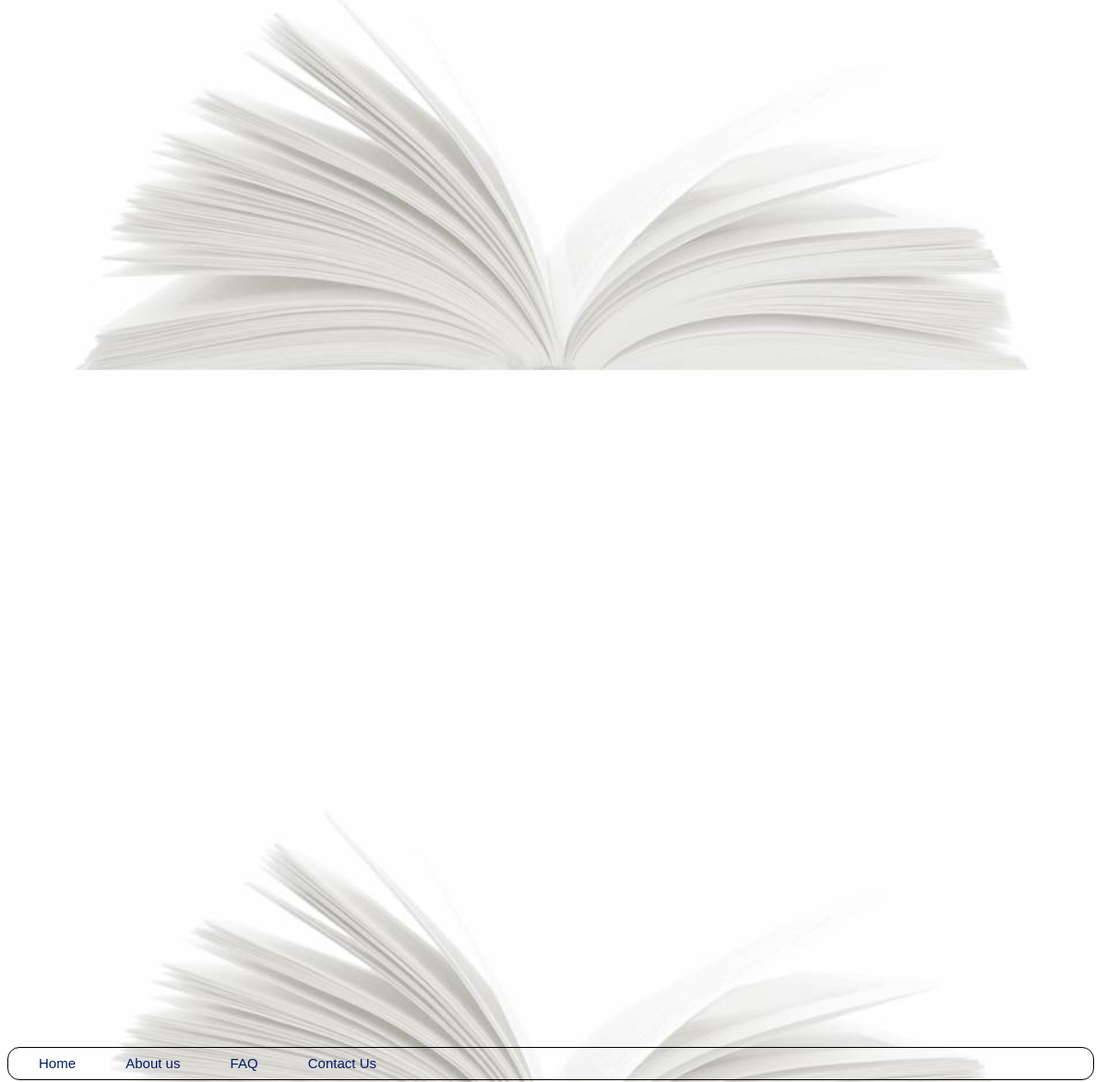
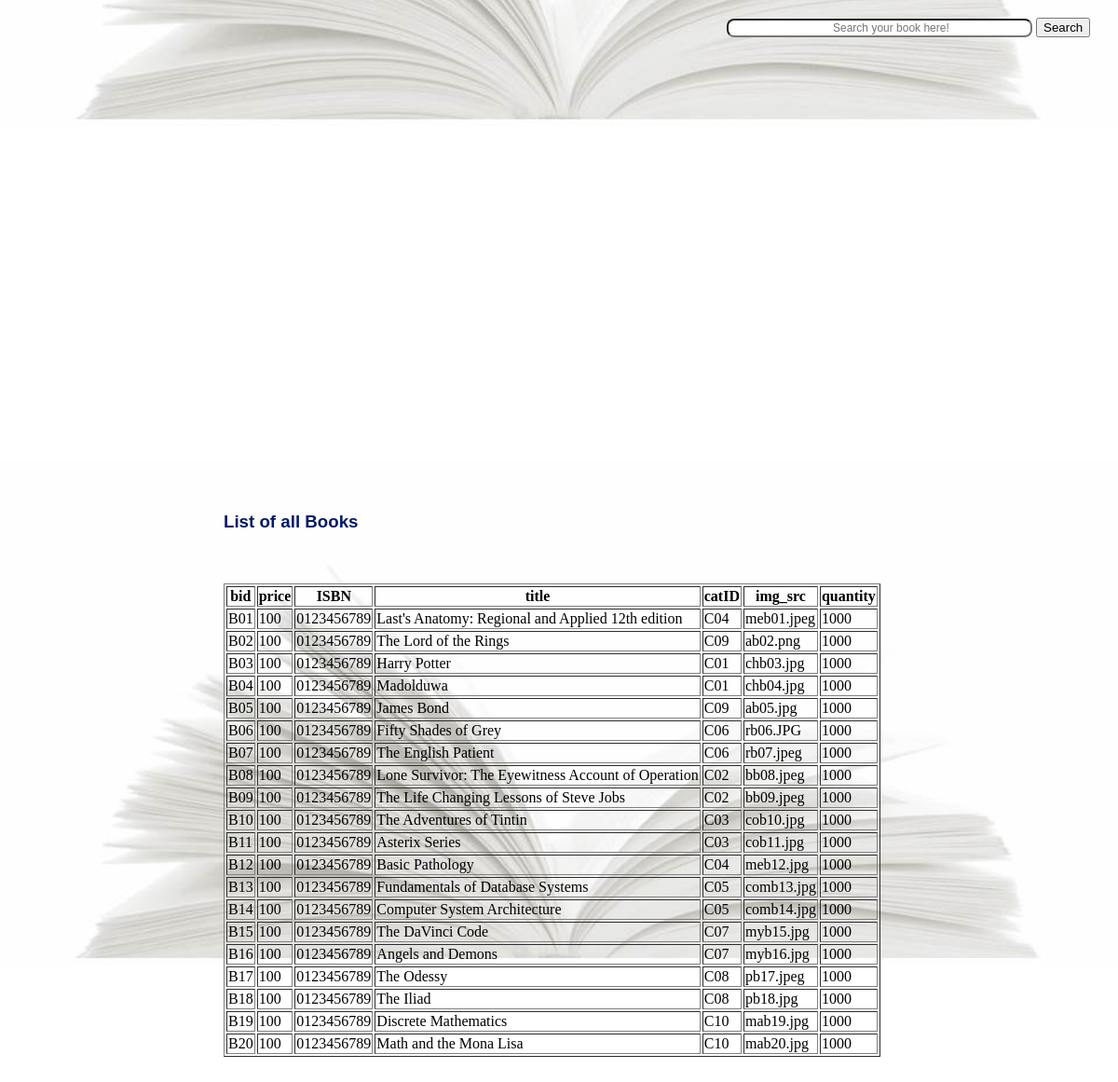
The app's page /BBB.com/view_products.php (signed in) with its own data (2 pictures, top to bottom).
### tables this page shows
CREATE TABLE IF NOT EXISTS `BOOK` (
  `bid` char(3) NOT NULL,
  `price` double DEFAULT NULL,
  `ISBN` char(10) DEFAULT NULL,
  `title` varchar(50) DEFAULT NULL,
  `catID` char(3) DEFAULT NULL,
  `img_src` varchar(200) DEFAULT NULL,
  `quantity` int(11) DEFAULT NULL
);

### BBB.com/view_products.php (the view, shortened to what this page needs)
<!DOCTYPE html>
<html lang="en">
	<head>
		<link rel="stylesheet" type="text/css" href="css/style.css">
	</head>
	<body>
		<div class="navigationBar1">
			<nav class="navBar1">
			<a class="link1" href="home.php">Home  </a>
			<a class="link1" href="about_us.php">About us </a>
			<a class="link1" href="FAQ.php">FAQ </a>
			<a class="link1" href="Contact-us2.php">Contact Us</a>
			</nav>
		</div>
		<div>
			<form id="Searchform" method="post" action="searchbar.php">
				<input type="text" name = "searchtext" class="searchText" placeholder="			         Search your book here!">
				<input type="submit" class="searchButton" value="Search">
			</form>
		</div>
		<div class="content">
			<h3>List of all Books </h3><br /><br />
			<?php
				$sql8 = "SELECT * FROM BOOK";
				$sql_result8 = mysql_query($sql8) OR die(mysql_error());
				if($sql_result8)
				{
					echo
					"<table border = 1>
						<tr>
							  <th>bid</th> <th>price</th> <th>ISBN</th>	<th>title</th> <th>catID</th> <th>img_src</th> <th>quantity</th>
						</tr>";
					while ($row = mysql_fetch_array($sql_result8))
					{
						echo "<tr>";
						echo "<td>" .$row[bid] . "</td>";
						echo "<td>" .$row[price]. "</td>";
						echo "<td>" .$row[ISBN]. "</td>";
						echo "<td>" .$row[title]. "</td>";
						echo "<td>" .$row[catID]. "</td>";
						echo "<td>" .$row[img_src]. "</td>";
						echo "<td>" .$row[quantity]. "</td>";
						echo "</tr>";
					}
					echo "</table>";
				}
			?>
					<br /><br /><br /><br /><br /><br /><br /><br />
		</div>
	</body>
</html>

### BBB.com/css/style.css (style rules this page uses)
body { background-image:url("../images/book.jpg"); background-attachment: fixed; background-size:100%; background-position: center; }
.navigationBar1 { border:solid 1px black; border-radius:13px; width: 98%; position: absolute; top: 20%; }
nav.navBar1 { padding: 8px; }
a.link1:link { color:#001A66; font-family:sans-serif; font-size:15px; text-align:center; text-decoration:none; padding:25px; }
.searchText { width:320px ; border-radius:8px; font-family: sans-serif; font-size: 12px; }
#Searchform { position: absolute; left : 65%; top: 21%; }
a { font-family:sans-serif; color:#001A66; }
h1,h2,h3,h4 { font-family:sans-serif; color:#001A66; }

### BBB.com/view_products.php (style rules this page uses)
div.content { position: absolute; top: 30%; left: 20%; width: 80%; }

### records on screen
book: bid "B01", price "100", ISBN "0123456789", title "Last's Anatomy: Regional and Applied 12th edition", catID "C04", img_src "meb01.jpeg", quantity "1000"
book: bid "B02", price "100", ISBN "0123456789", title "The Lord of the Rings", catID "C09", img_src "ab02.png", quantity "1000"
book: bid "B03", price "100", ISBN "0123456789", title "Harry Potter", catID "C01", img_src "chb03.jpg", quantity "1000"
book: bid "B04", price "100", ISBN "0123456789", title "Madolduwa", catID "C01", img_src "chb04.jpg", quantity "1000"
book: bid "B05", price "100", ISBN "0123456789", title "James Bond", catID "C09", img_src "ab05.jpg", quantity "1000"
book: bid "B06", price "100", ISBN "0123456789", title "Fifty Shades of Grey", catID "C06", img_src "rb06.JPG", quantity "1000"
book: bid "B07", price "100", ISBN "0123456789", title "The English Patient", catID "C06", img_src "rb07.jpeg", quantity "1000"
book: bid "B08", price "100", ISBN "0123456789", title "Lone Survivor: The Eyewitness Account of Operation", catID "C02", img_src "bb08.jpeg", quantity "1000"
book: bid "B09", price "100", ISBN "0123456789", title "The Life Changing Lessons of Steve Jobs", catID "C02", img_src "bb09.jpeg", quantity "1000"
book: bid "B10", price "100", ISBN "0123456789", title "The Adventures of Tintin", catID "C03", img_src "cob10.jpg", quantity "1000"
book: bid "B11", price "100", ISBN "0123456789", title "Asterix Series", catID "C03", img_src "cob11.jpg", quantity "1000"
book: bid "B12", price "100", ISBN "0123456789", title "Basic Pathology", catID "C04", img_src "meb12.jpg", quantity "1000"
book: bid "B13", price "100", ISBN "0123456789", title "Fundamentals of Database Systems", catID "C05", img_src "comb13.jpg", quantity "1000"
book: bid "B14", price "100", ISBN "0123456789", title "Computer System Architecture", catID "C05", img_src "comb14.jpg", quantity "1000"
book: bid "B15", price "100", ISBN "0123456789", title "The DaVinci Code", catID "C07", img_src "myb15.jpg", quantity "1000"
book: bid "B16", price "100", ISBN "0123456789", title "Angels and Demons", catID "C07", img_src "myb16.jpg", quantity "1000"
book: bid "B17", price "100", ISBN "0123456789", title "The Odessy", catID "C08", img_src "pb17.jpeg", quantity "1000"
book: bid "B18", price "100", ISBN "0123456789", title "The Iliad", catID "C08", img_src "pb18.jpg", quantity "1000"
book: bid "B19", price "100", ISBN "0123456789", title "Discrete Mathematics", catID "C10", img_src "mab19.jpg", quantity "1000"
book: bid "B20", price "100", ISBN "0123456789", title "Math and the Mona Lisa", catID "C10", img_src "mab20.jpg", quantity "1000"
